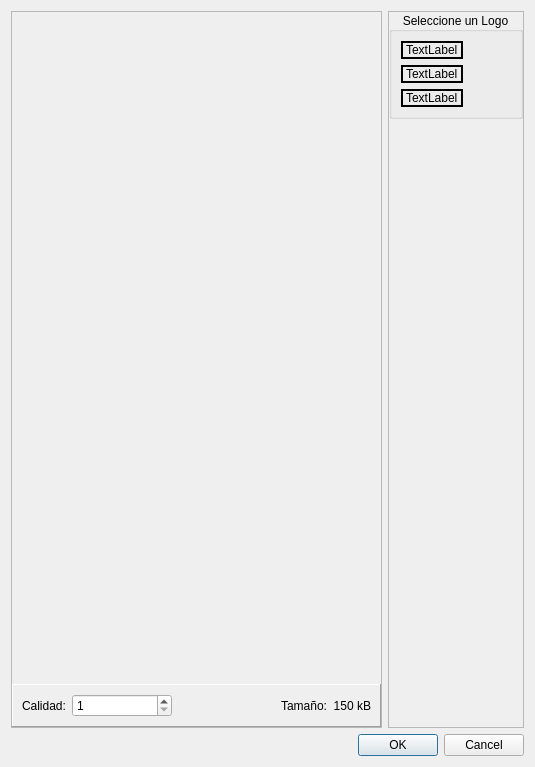
<?xml version="1.0" encoding="UTF-8"?>
<ui version="4.0">
 <class>Dialog</class>
 <widget class="QDialog" name="Dialog">
  <property name="geometry">
   <rect>
    <x>0</x>
    <y>0</y>
    <width>535</width>
    <height>767</height>
   </rect>
  </property>
  <property name="windowTitle">
   <string>Editar Imagen</string>
  </property>
  <layout class="QVBoxLayout" name="verticalLayout">
   <item>
    <layout class="QHBoxLayout" name="horizontalLayout">
     <item>
      <layout class="QVBoxLayout" name="verticalLayout_2">
       <item>
        <widget class="QFrame" name="frame">
         <property name="sizePolicy">
          <sizepolicy hsizetype="Expanding" vsizetype="Expanding">
           <horstretch>0</horstretch>
           <verstretch>0</verstretch>
          </sizepolicy>
         </property>
         <property name="frameShape">
          <enum>QFrame::StyledPanel</enum>
         </property>
         <property name="frameShadow">
          <enum>QFrame::Sunken</enum>
         </property>
         <layout class="QVBoxLayout" name="verticalLayout_5">
          <property name="spacing">
           <number>0</number>
          </property>
          <property name="margin">
           <number>0</number>
          </property>
          <item>
           <widget class="QLabel" name="image">
            <property name="sizePolicy">
             <sizepolicy hsizetype="Ignored" vsizetype="Ignored">
              <horstretch>0</horstretch>
              <verstretch>0</verstretch>
             </sizepolicy>
            </property>
            <property name="minimumSize">
             <size>
              <width>0</width>
              <height>50</height>
             </size>
            </property>
            <property name="text">
             <string/>
            </property>
            <property name="scaledContents">
             <bool>true</bool>
            </property>
           </widget>
          </item>
          <item>
           <widget class="QFrame" name="frame_2">
            <property name="sizePolicy">
             <sizepolicy hsizetype="Preferred" vsizetype="Fixed">
              <horstretch>0</horstretch>
              <verstretch>0</verstretch>
             </sizepolicy>
            </property>
            <property name="frameShape">
             <enum>QFrame::Panel</enum>
            </property>
            <property name="frameShadow">
             <enum>QFrame::Raised</enum>
            </property>
            <layout class="QHBoxLayout" name="horizontalLayout_2">
             <item>
              <widget class="QLabel" name="label_4">
               <property name="sizePolicy">
                <sizepolicy hsizetype="Fixed" vsizetype="Preferred">
                 <horstretch>0</horstretch>
                 <verstretch>0</verstretch>
                </sizepolicy>
               </property>
               <property name="text">
                <string>Calidad:</string>
               </property>
              </widget>
             </item>
             <item>
              <widget class="QSpinBox" name="qualityInput">
               <property name="sizePolicy">
                <sizepolicy hsizetype="Fixed" vsizetype="Fixed">
                 <horstretch>0</horstretch>
                 <verstretch>0</verstretch>
                </sizepolicy>
               </property>
               <property name="minimumSize">
                <size>
                 <width>100</width>
                 <height>0</height>
                </size>
               </property>
               <property name="minimum">
                <number>1</number>
               </property>
               <property name="maximum">
                <number>100</number>
               </property>
              </widget>
             </item>
             <item>
              <widget class="QLabel" name="label_5">
               <property name="sizePolicy">
                <sizepolicy hsizetype="Preferred" vsizetype="Preferred">
                 <horstretch>0</horstretch>
                 <verstretch>0</verstretch>
                </sizepolicy>
               </property>
               <property name="text">
                <string>Tamaño:</string>
               </property>
               <property name="alignment">
                <set>Qt::AlignRight|Qt::AlignTrailing|Qt::AlignVCenter</set>
               </property>
              </widget>
             </item>
             <item>
              <widget class="QLabel" name="imageSizeLabel">
               <property name="sizePolicy">
                <sizepolicy hsizetype="Fixed" vsizetype="Preferred">
                 <horstretch>0</horstretch>
                 <verstretch>0</verstretch>
                </sizepolicy>
               </property>
               <property name="text">
                <string>150 kB</string>
               </property>
               <property name="alignment">
                <set>Qt::AlignRight|Qt::AlignTrailing|Qt::AlignVCenter</set>
               </property>
              </widget>
             </item>
            </layout>
           </widget>
          </item>
         </layout>
        </widget>
       </item>
      </layout>
     </item>
     <item>
      <widget class="QFrame" name="logosFrame">
       <property name="sizePolicy">
        <sizepolicy hsizetype="Preferred" vsizetype="Preferred">
         <horstretch>0</horstretch>
         <verstretch>0</verstretch>
        </sizepolicy>
       </property>
       <property name="frameShape">
        <enum>QFrame::StyledPanel</enum>
       </property>
       <property name="frameShadow">
        <enum>QFrame::Raised</enum>
       </property>
       <layout class="QVBoxLayout" name="verticalLayout_3">
        <property name="spacing">
         <number>6</number>
        </property>
        <property name="margin">
         <number>0</number>
        </property>
        <item>
         <widget class="QGroupBox" name="groupBox">
          <property name="sizePolicy">
           <sizepolicy hsizetype="Preferred" vsizetype="Preferred">
            <horstretch>0</horstretch>
            <verstretch>0</verstretch>
           </sizepolicy>
          </property>
          <property name="title">
           <string>Seleccione un Logo</string>
          </property>
          <property name="alignment">
           <set>Qt::AlignCenter</set>
          </property>
          <layout class="QVBoxLayout" name="verticalLayout_4">
           <item>
            <widget class="ExtendedQLabel" name="logo1Image">
             <property name="sizePolicy">
              <sizepolicy hsizetype="Fixed" vsizetype="Preferred">
               <horstretch>0</horstretch>
               <verstretch>0</verstretch>
              </sizepolicy>
             </property>
             <property name="mouseTracking">
              <bool>true</bool>
             </property>
             <property name="frameShape">
              <enum>QFrame::Box</enum>
             </property>
             <property name="frameShadow">
              <enum>QFrame::Plain</enum>
             </property>
             <property name="lineWidth">
              <number>2</number>
             </property>
             <property name="text">
              <string>TextLabel</string>
             </property>
            </widget>
           </item>
           <item>
            <widget class="ExtendedQLabel" name="logo2Image">
             <property name="sizePolicy">
              <sizepolicy hsizetype="Fixed" vsizetype="Preferred">
               <horstretch>0</horstretch>
               <verstretch>0</verstretch>
              </sizepolicy>
             </property>
             <property name="mouseTracking">
              <bool>true</bool>
             </property>
             <property name="frameShape">
              <enum>QFrame::Box</enum>
             </property>
             <property name="lineWidth">
              <number>2</number>
             </property>
             <property name="text">
              <string>TextLabel</string>
             </property>
            </widget>
           </item>
           <item>
            <widget class="ExtendedQLabel" name="logo3Image">
             <property name="sizePolicy">
              <sizepolicy hsizetype="Fixed" vsizetype="Preferred">
               <horstretch>0</horstretch>
               <verstretch>0</verstretch>
              </sizepolicy>
             </property>
             <property name="mouseTracking">
              <bool>true</bool>
             </property>
             <property name="frameShape">
              <enum>QFrame::Box</enum>
             </property>
             <property name="lineWidth">
              <number>2</number>
             </property>
             <property name="text">
              <string>TextLabel</string>
             </property>
            </widget>
           </item>
          </layout>
         </widget>
        </item>
        <item>
         <spacer name="verticalSpacer">
          <property name="orientation">
           <enum>Qt::Vertical</enum>
          </property>
          <property name="sizeHint" stdset="0">
           <size>
            <width>20</width>
            <height>40</height>
           </size>
          </property>
         </spacer>
        </item>
       </layout>
      </widget>
     </item>
    </layout>
   </item>
   <item>
    <widget class="QDialogButtonBox" name="buttonBox">
     <property name="orientation">
      <enum>Qt::Horizontal</enum>
     </property>
     <property name="standardButtons">
      <set>QDialogButtonBox::Cancel|QDialogButtonBox::Ok</set>
     </property>
    </widget>
   </item>
  </layout>
 </widget>
 <customwidgets>
  <customwidget>
   <class>ExtendedQLabel</class>
   <extends>QLabel</extends>
   <header>epubcreator.gui.custom_widgets</header>
  </customwidget>
 </customwidgets>
 <resources/>
 <connections>
  <connection>
   <sender>buttonBox</sender>
   <signal>accepted()</signal>
   <receiver>Dialog</receiver>
   <slot>accept()</slot>
   <hints>
    <hint type="sourcelabel">
     <x>248</x>
     <y>254</y>
    </hint>
    <hint type="destinationlabel">
     <x>157</x>
     <y>274</y>
    </hint>
   </hints>
  </connection>
  <connection>
   <sender>buttonBox</sender>
   <signal>rejected()</signal>
   <receiver>Dialog</receiver>
   <slot>reject()</slot>
   <hints>
    <hint type="sourcelabel">
     <x>316</x>
     <y>260</y>
    </hint>
    <hint type="destinationlabel">
     <x>286</x>
     <y>274</y>
    </hint>
   </hints>
  </connection>
 </connections>
</ui>
